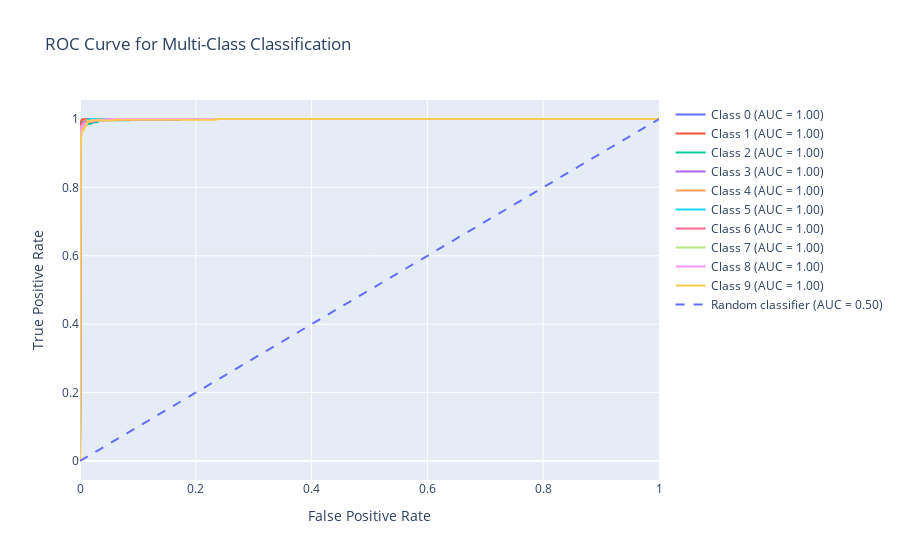

The notebook cell this image was saved under:
### Code cell
import plotly.graph_objects as go

# Create an empty list to store the ROC curve traces
roc_traces = []

for i in range(n_classes):
    fpr, tpr, _ = roc_curve(all_labels_bin[:, i], all_outputs[:, i])
    roc_auc = auc(fpr, tpr)
    
    # Create a plotly trace for each class
    trace = go.Scatter(
        x=fpr, y=tpr, mode='lines', name=f'Class {i} (AUC = {roc_auc:.2f})'
    )
    roc_traces.append(trace)

# Plotting the diagonal line (random classifier line)
random_line = go.Scatter(
    x=[0, 1], y=[0, 1], mode='lines', line=dict(dash='dash'), name='Random classifier (AUC = 0.50)'
)

# Combine the traces
roc_traces.append(random_line)

# Create layout
layout = go.Layout(
    title="ROC Curve for Multi-Class Classification",
    xaxis=dict(title="False Positive Rate"),
    yaxis=dict(title="True Positive Rate"),
    showlegend=True
)

# Create the figure with all traces and layout
fig = go.Figure(data=roc_traces, layout=layout)

# Show the plot
fig.show()
